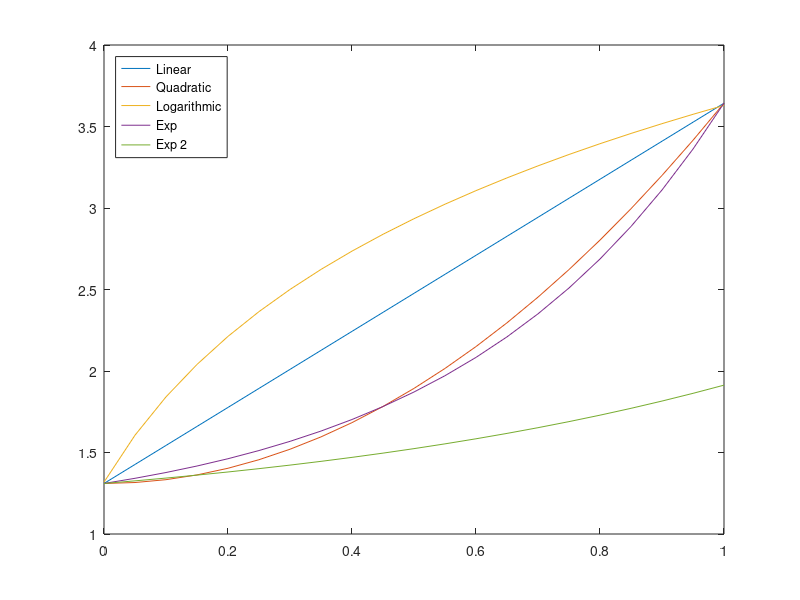
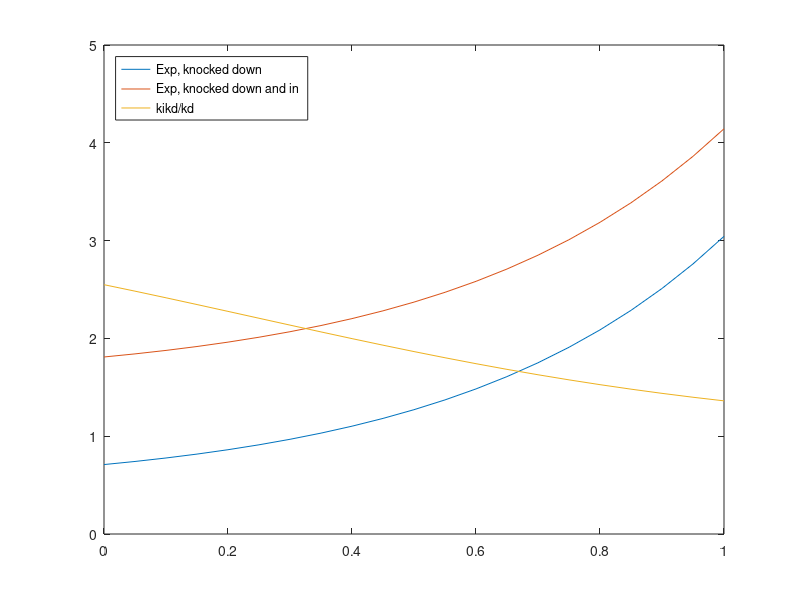
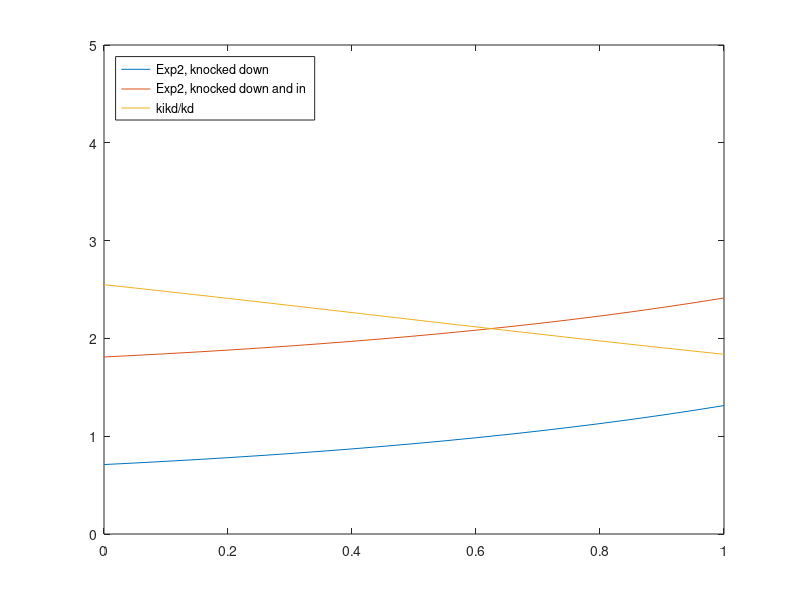
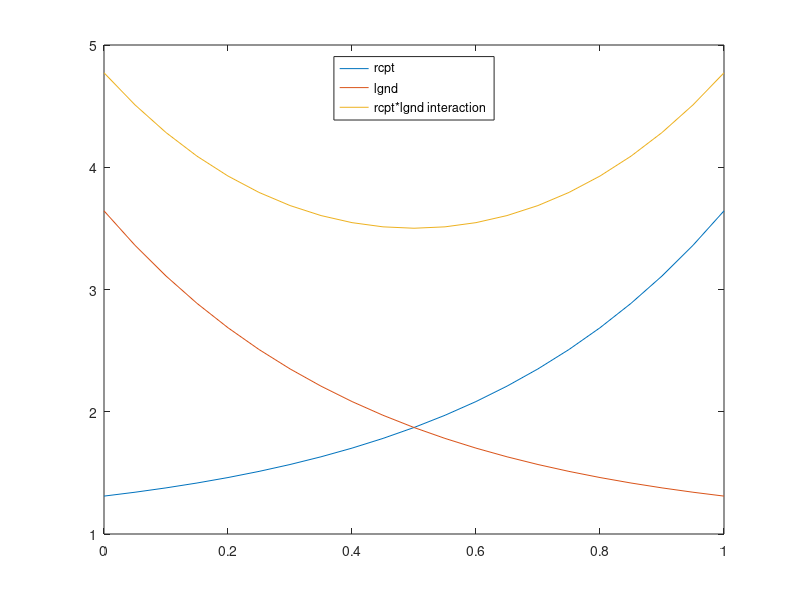

Recreate these plots in MATLAB, in order.
% Equations used in my modelling. See tissue.h and
% guidingtissue::exponential_expression and similar

x = [0:0.05:1];

_exp = 0.26 .* exp (2.3.*x) + 1.05;
_exp2 = 0.26 .* exp (1.2.*x) + 1.05;
_log = 2.32 + 1.29 .* log (2.3 .* (x+0.2));
_quad = 1.31 + 2.333 .* x .* x;
_lin = 1.31 + 2.333 .* x;

ki = 1.1
kd = 0.6

_exp_ki = _exp + ki;
_exp_ki_kd = _exp_ki - kd;
_exp_kd = _exp - kd;

_exp2_ki = _exp2 + ki;
_exp2_ki_kd = _exp2_ki - kd;
_exp2_kd = _exp2 - kd;

figure(1); clf;
plot (x, _lin);
hold on;
plot (x, _quad);
plot (x, _log);
plot (x, _exp);
plot (x, _exp2);
lg = legend (['Linear';'Quadratic';'Logarithmic';'Exp';'Exp 2'],'Location','NorthWest');

figure(2); clf;
plot (x, _exp_kd);
hold on;
plot (x, _exp_ki_kd);
plot (x, _exp_ki_kd./_exp_kd);
ylim([0,5]);
lg = legend (['Exp, knocked down';'Exp, knocked down and in';'kikd/kd'],'Location','NorthWest');

figure(3); clf;
plot (x, _exp2_kd);
hold on;
plot (x, _exp2_ki_kd);
plot (x, _exp2_ki_kd./_exp2_kd);
ylim([0,5]);
lg = legend (['Exp2, knocked down';'Exp2, knocked down and in';'kikd/kd'],'Location','NorthWest');

figure(30); clf;
plot (x, _exp2_kd);
hold on;
plot (x, _exp2_ki_kd);
plot (x, _exp2_ki_kd.*_exp2_kd);
ylim([0,5]);
lg = legend (['Exp2, knocked down';'Exp2, knocked down and in';'kikd*kd'],'Location','NorthWest');

% The J effect
figure(4); clf;
plot (x, _exp); % exp for receptors on retina
hold on;
plot (x, flip(_exp)); % ligands
plot (x, _exp .* flip(_exp));
lg = legend (['rcpt';'lgnd';'rcpt*lgnd interaction'],'Location','North');

% The I effect (relative)
figure(5); clf;
%_x = -x(2)+x(1);
%x = [_x, x(1:end-1)];
%_exp = 0.26 .* exp (2.3.*x) + 1.05;
plot (x, _exp, '.'); % exp for receptors on retina
hold on;
plot (x, circshift(_exp,1)); % adjacent receptors
plot (x, _exp ./ circshift(_exp,1));
plot (x, circshift(_exp,1) ./ _exp);
lg = legend (['rcpt';'rcptshift';'rcpt/rcptshift interaction';'rcptshift interaction/rcpt'],'Location','North');

% The I effect (mass-action)
figure(6); clf;
plot (x, _exp, 'o-'); % exp for receptors on retina
hold on;
plot (x, circshift(_exp,1), 'o-'); % adjacent receptors
plot (x, _exp .* circshift(_exp,1), 'o-');
lg = legend (['rcpt';'rcptshift';'rcpt*rcptshift interaction'],'Location','North');
